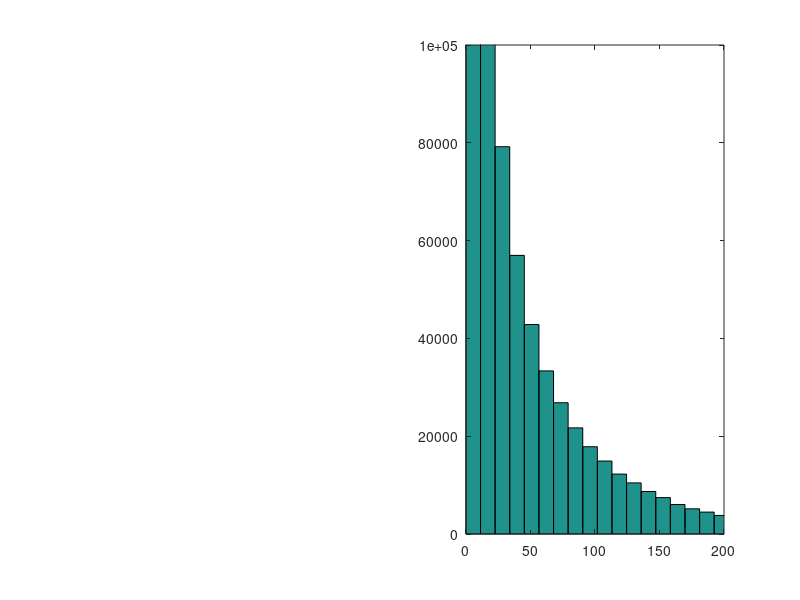

Recreate this plot in MATLAB. (Note: this script raises an error after producing the figure.)
%% BETA DISTRIBUTION

xx = linspace(0,1,100);
plot(xx,betapdf(xx,1.3,4))

%% gamma distribution

Jbar = 35;
tau = 95;
samples = gamrnd(Jbar/tau,tau,[1,1e6]);
% figure
subplot(1,2,2)
hist(samples,100)
axis([0 200, 0 1e5]);

%% check percent correct as a function of session
subjid = '6';
exptype = 'Delay';

filepath = 'experiment_data/output_mat/round4/';
filename = ['Exp_ChangeLocalization_' exptype '_subj' subjid '.mat'];

load([filepath filename],'progPC')
plot(progPC,'ko'); hold on
plot([0 60],[25 25],'Color',0.7*ones(1,3)); % chance
plot([10 10;20 20;30 30;40 40;50 50],[0 100],'Color',0.7*ones(1,3))
ylim([0 100])
defaultplot;
hold off
xlabel('block number')
ylabel('PC')


%% check percent correct as a function of delta and confidence
clear all

subjid = 'DC';
exptype = 'Contrast';

filepath = 'experiment_data/output_mat/round4/';
filename = ['Exp_ChangeLocalization_' exptype '_subj' subjid '.mat'];
load([filepath filename],'designMat','stimuliMat','names')

% plotting as a function of delta
deltaVec = unique(abs(designMat(:,1)));
nDeltas = length(deltaVec);
PCVec = nan(1,nDeltas);
for idelta = 1:nDeltas
    delta = deltaVec(idelta);
    idx = (abs(designMat(:,1)) == delta);
    
    PCVec(idelta) = nanmean(designMat(idx,10));
end
figure;
plot(deltaVec,PCVec,'ok')
xlabel('delta')
ylabel('PC')
ylim([0 1])
defaultplot

% plotting as a function of confidence
nConf = 4;
PCVec = nan(1,nConf);
for iconf = 1:nConf
    idx = (designMat(:,12) == iconf);
    
    PCVec(iconf) = mean(designMat(idx,10));
end
figure;
plot(PCVec,'ok')
xlabel('confidence')
ylabel('PC')
ylim([0 1])
defaultplot


%% logistic regression: pc ~ condition + delta
clear all
clc

subjid = 'AHY';
load(sprintf('data_ChangeLocalization_subj%s.mat',subjid));

deltaVec = 2.5:5:87.5;              % possible change values
respVec = [3 0 4 0 0 0 2 0 1];      % go from response key to location index

designMat = designMat(designMat(:,2) ~= 2,:);

% set X and y matrices
y = designMat(:,7); % correct/not correct
X = [designMat(:,2) abs(designMat(:,1))]; % delay, delta
X(X(:,1) == 0,2) = 1; % delay for 0 condition is 1
X(X(:,2) == 4,2) = 3; % delay for 4 condition is 3

% logistic regression
mdl = fitglm(X,y,'Distribution','binomial')
ci = coefCI(mdl)

%% linear regression: confidence ~ condition + delta

clear all

subjid = 'AHY';
load(sprintf('data_ChangeLocalization_subj%s.mat',subjid));

deltaVec = 2.5:5:87.5;              % possible change values
respVec = [3 0 4 0 0 0 2 0 1];      % go from response key to location index

designMat = designMat(designMat(:,2) ~= 2,:);

% set X and y matrices
y = designMat(:,9); % confidence rating
X = [designMat(:,2) abs(designMat(:,1))]; % delay, delta
X(X(:,1) == 0,2) = 1; % delay for 0 condition is 1
X(X(:,2) == 4,2) = 3; % delay for 4 condition is 3

% linear regression
X = [ones(size(designMat,1),1) X];
[b,bint,~,~,stats] = regress(y,X) % stats: R^2, F, p, and estimate of error variance

% % ordinal multinomial regression
% [B,dev,stats] = mnrfit(X,y,'model','ordinal')
% LL = stats.beta - 1.96*stats.se
% UL = stats.beta + 1.96*stats.se
%
% % plot regression fits
% xx = linspace(5,85,50);
% XX = [ones(50,1) 3*ones(50,1) xx'];
% BMat = [B(1:3)'; repmat(B(4:end),1,3)];
% logoddsMat = XX*BMat; % log odds for each of the 3 equations
% logoddssign = sign(logoddsMat);
% difflogoddssign = diff(logoddssign,1,2); % difference between the signs of log odds
% [row,col] = find(difflogoddssign == 2);
% predictedConf = nan(50,1);
% predictedConf(row) = col+1;
% predictedConf(logoddssign(:,1) == 1 ) = 1;
% predictedConf(logoddssign(:,3) == -1) = 4;
% hold on; plot(xx,predictedConf);


%% create model fit datat psychometric fn
clear all

load('modelfits.mat')
model = 2;
subjids = {'AHY','LA'};
nSubj = length(subjids);
deltaVec = 2.5:5:87.5;

for isubj = 1:nSubj;
    subjid = subjids{isubj};
    bfp = squeeze(xbest(isubj,model,:));
    
    X = []; % data in luigiform
    Nsamples = 1e5; % default if empty
    
    [~,prmat,X] = AhyBCL_datalikeall(bfp,X,model,Nsamples);
    data = X;
    save(sprintf('experiment_data/grant_data/luigidata_ChangeLocalization_subj%s_model%d.mat',subjid,model),'data','prmat');
end

for isubj = 1:nSubj;
    subjid = subjids{isubj};
    load(sprintf('experiment_data/grant_data/luigidata_ChangeLocalization_subj%s_model%d.mat',subjid,model));
    
    % plot psychometric function
    figure;
    hold on;
    colors = aspencolors(4,'pastel');%['b'; 'y'; 'g'; 'r'];
    condlegendd = {'0/2', '2/1','2/2','4/1'};
    for icond = 1:4;
        subplot(2,2,icond)
        plot_psychometricfunction({subjid},icond); % plot real data
        pc = prmat{icond}(:,1)';
        pc_std = pc.*(1-pc)./24;
        plot_summaryfit(deltaVec,[],[],pc,pc_std,colors(icond,:),colors(icond,:));
        title(condlegendd{icond})
        axis([0 90 0 1])
        ax = gca;
        ax.XTick = [0 30 60 90];
        ax.YTick = 0:.5:1;
        %     fill([deltaVec fliplr(deltaVec)],[pc-pc_std fliplr(pc + pc_std)],colors(icond,:))
    end
    
end

%% LOOK AT SOME STIMULI ON PSYCHTOOLBOX

% line stimuli
numDegrees = 180;
% prefs.lineArea = prefs.stimArea; % so line is same area as ellipse
lineWidth = 3; % pixels
lineLength = 100;
lineCoordinates = nan(2,numDegrees);
for j = 1:numDegrees;
    [lineCoordinates(1,j), lineCoordinates(2,j)] = lineCoord(lineLength,j);
end

% psychtoolbox
screenNumber = max(Screen('Screens'));       % use external screen if exists
[w, h] = Screen('WindowSize', screenNumber);  % screen resolution of smaller display
screenCenter = [w h]/2;
windowPtr = Screen('OpenWindow',screenNumber,128*ones(1,3),[],32,2);
Screen(windowPtr,'BlendFunction',GL_SRC_ALPHA,GL_ONE_MINUS_SRC_ALPHA);

% make gabor patch with full contrast
stimLength = 100;
StimSizes = [stimLength stimLength];
reliability = 1; % contrast of 1
im = makeGabor(stimLength, reliability);
StimPatch= Screen('MakeTexture',windowPtr,im);


pos = screenCenter + [100 100];
lineVec = [0 30];
nLines = length(lineVec);
for iline = 1:nLines;
    deg = mod(90-lineVec(iline),180);
    if deg == 0; deg = 180; end
    
    % gabor
    srcrect = [0 0 StimSizes];
    destrect = CenterRectOnPoint(srcrect,pos(1),pos(2));
    Screen('DrawTexture', windowPtr, StimPatch, srcrect,destrect, 180-90+deg);
    
    % line
    lineStim = lineCoordinates(:,deg);
    xy = [-lineStim lineStim];
    Screen('DrawLines',windowPtr, xy, lineWidth,256,pos,1);
    
    Screen('flip',windowPtr); % tic;
    pause;
end

sca;
ShowCursor;




%% ============================================
%       LOOKING AT PARAMETER FITS
% ============================================

%% COMPILE MODEL FITS FOR ALL SUBJECTS
clear all

modelVec = [1 2];
subjids = {'1','2','3','4','5','6'};
exptypeVec = {'Contrast','Delay'};
filepath = 'analysis/2_fitdata/fits/';

nSubjs = length(subjids);
nModels = length(modelVec);
nExptype = length(exptypeVec);
nParams = 4;

for imodel = 1:nModels
    model = modelVec(imodel)
    modelstr = ['model' num2str(model)];
    
    for iexptype = 1:nExptype
        exptype = exptypeVec{iexptype}
        
        for isubj = 1:nSubjs
            isubj
            subjid = subjids{isubj};
            filename = sprintf('%sChangeLocalization_%s_model%d_subj%s.txt',filepath,exptype,model,subjid);
            alldata = dlmread(filename);
            
            datasorted = sortrows(alldata,nParams+1);
            fits.(modelstr).(exptype).bfpMat(isubj,:)= datasorted(end,1:nParams);
            fits.(modelstr).(exptype).LLVec(isubj)= datasorted(end,nParams+1);
        end
    end
    
end

save([filepath 'modelfits.mat'],'fits')

%% MODEL COMPARISON

nParams = 4;
Contrast_AICMat = -2.*[fits.model1.Contrast.LLVec; fits.model2.Contrast.LLVec]+2*nParams;
Delay_AICMat = -2.* [fits.model1.Delay.LLVec; fits.model2.Delay.LLVec]+2*nParams;
modcomp = Contrast_AICMat + Delay_AICMat;
nSubj = size(modcomp,2);

comparetype = 2;
switch comparetype
    case 1 % just contrast
        comparevalue = Contrast_AICMat;
    case 2 % just delay
        comparevalue = Delay_AICMat;
    case 3 % both
        comparevalue = modcomp;
end

% positive number means 
moddiff = bsxfun(@minus,comparevalue,comparevalue(1,:))
mean_moddiff = mean(moddiff,2)
sem_moddiff = std(moddiff,[],2)./sqrt(nSubj)
figure;
bar(moddiff')

%% =======================
%  PLOTS
% ===================

clear all

filepath = 'analysis/2_fitdata/fits/';
load([filepath 'modelfits.mat'])
% subjids = {'1','2','3','4','5','6'};
subjids = {'6'};
exptype = 'Contrast';
model = 1;
modelstr = sprintf('model%d',model);

nSubj = length(subjids);
deltaVec = 2.5:5:87.5;

for isubj = 1:nSubj
subjid = subjids{isubj};
bfp = fits.(modelstr).(exptype).bfpMat(str2double(subjid),:);
try
if bfp(4) == 0
    bfp(4) = 1e-6;
end
end

X = []; % data in luigiform
Nsamples = 1000; % default if empty

[~,prmat,X] = AhyBCL_datalikeall(bfp,X,model,Nsamples);

% plot psychometric function
figure;
hold on;
colors = aspencolors(4,'pastel'); %['b'; 'y'; 'g'; 'r'];
condlegendd = {'0/2', '2/1','2/2','4/1'};
for icond = 1:4
    subplot(2,2,icond)
    plot_psychometricfunction({subjid},exptype,icond); % plot real data
    pc = prmat{icond}(:,1)';
    pc_std = pc.*(1-pc)./24;
    plot_summaryfit(deltaVec,[],[],pc,pc_std,colors(icond,:),colors(icond,:));
    title(condlegendd{icond})
    axis([0 90 0 1])
    ax = gca;
    ax.XTick = [0 30 60 90];
    ax.YTick = 0:.5:1;
    %     fill([deltaVec fliplr(deltaVec)],[pc-pc_std fliplr(pc + pc_std)],colors(icond,:))
end
end

%% average plot

clear all

filepath = 'analysis/2_fitdata/fits/';
load([filepath 'modelfits.mat'])
subjids = {'1','2','3','4','5','6'};
% subjids = {'ALM','DR','EN','MR'};
exptype = 'Delay';
model = 1;

modelstr = sprintf('model%d',model);
nSubj = length(subjids);
deltaVec = 2.5:5:87.5;

PRMat = cell(1,4);
for isubj = 1:nSubj
    subjid = subjids{isubj};
    bfp = fits.(modelstr).(exptype).bfpMat(isubj,:);
    try
    if bfp(4) == 0
        bfp(4) = 1e-6;
    end
    end
    
    X = []; % data in luigiform
    Nsamples = 1000; % default if empty
    
    [~,prmat,X] = AhyBCL_datalikeall(bfp,X,model,Nsamples);
    
    PRMat = cellfun(@(x,y) [x;y(:,1)'],PRMat,prmat,'UniformOutput',false);
    
end
mean_mod = cellfun(@mean,PRMat,'UniformOutput',false);
sem_mod = cellfun(@(x) std(x)/sqrt(size(x,1)),PRMat,'UniformOutput',false);
mean_mod= reshape(cell2mat(mean_mod),[18 4])';
sem_mod = reshape(cell2mat(sem_mod),[18 4])';

% plot psychometric function
figure;
hold on;
colors = aspencolors(4,'pastel');%['b'; 'y'; 'g'; 'r'];
condlegendd = {'0/2', '2/1','2/2','4/1'};
for icond = 1:4
    
    subplot(2,2,icond)
    plot_psychometricfunction(subjids,exptype,icond); % plot real data
    
    plot_summaryfit(deltaVec,[],[],mean_mod(icond,:),sem_mod(icond,:),colors(icond,:),colors(icond,:));
    title(condlegendd{icond})
    axis([0 90 0 1])
    ax = gca;
    ax.XTick = [0 30 60 90];
    ax.YTick = 0:.5:1;
    %     fill([deltaVec fliplr(deltaVec)],[pc-pc_std fliplr(pc + pc_std)],colors(icond,:))
end
